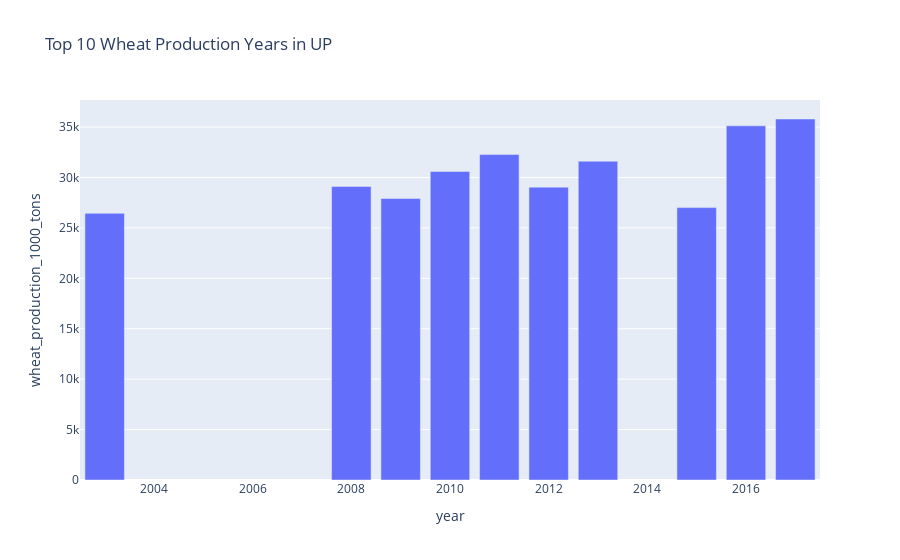

The code cell stored with this chart in its notebook:
### Code cell
# 9.Top 10 Wheat Production Years in Uttar Pradesh (Bar Chart)

up_wheat = df[df.state_name == "Uttar Pradesh"].groupby("year")["wheat_production_1000_tons"].sum().nlargest(10).reset_index()
fig9 = px.bar(up_wheat, x="year", y="wheat_production_1000_tons", title="Top 10 Wheat Production Years in UP")
fig9.show()

### Figure 1 — Plotly figure (JSON) as saved in the notebook; plotly's stock layout.template omitted (floating-point values rounded to 4 significant figures)
{"data": [{"hovertemplate": "year=%{x}<br>wheat_production_1000_tons=%{y}<extra></extra>", "legendgroup": "", "marker": {"color": "#636efa", "pattern": {"shape": ""}}, "name": "", "orientation": "v", "showlegend": false, "textposition": "auto", "type": "bar", "x": [2017, 2016, 2011, 2013, 2010, 2008, 2012, 2009, 2015, 2003], "xaxis": "x", "y": [35800.0, 35120.0, 32270.0, 31610.0, 30600.0, 29110.0, 29040.0, 27910.0, 27010.0, 26450.0], "yaxis": "y"}], "layout": {"barmode": "relative", "legend": {"tracegroupgap": 0}, "title": {"text": "Top 10 Wheat Production Years in UP"}, "xaxis": {"anchor": "y", "domain": [0, 1], "title": {"text": "year"}}, "yaxis": {"anchor": "x", "domain": [0, 1], "title": {"text": "wheat_production_1000_tons"}}}}
